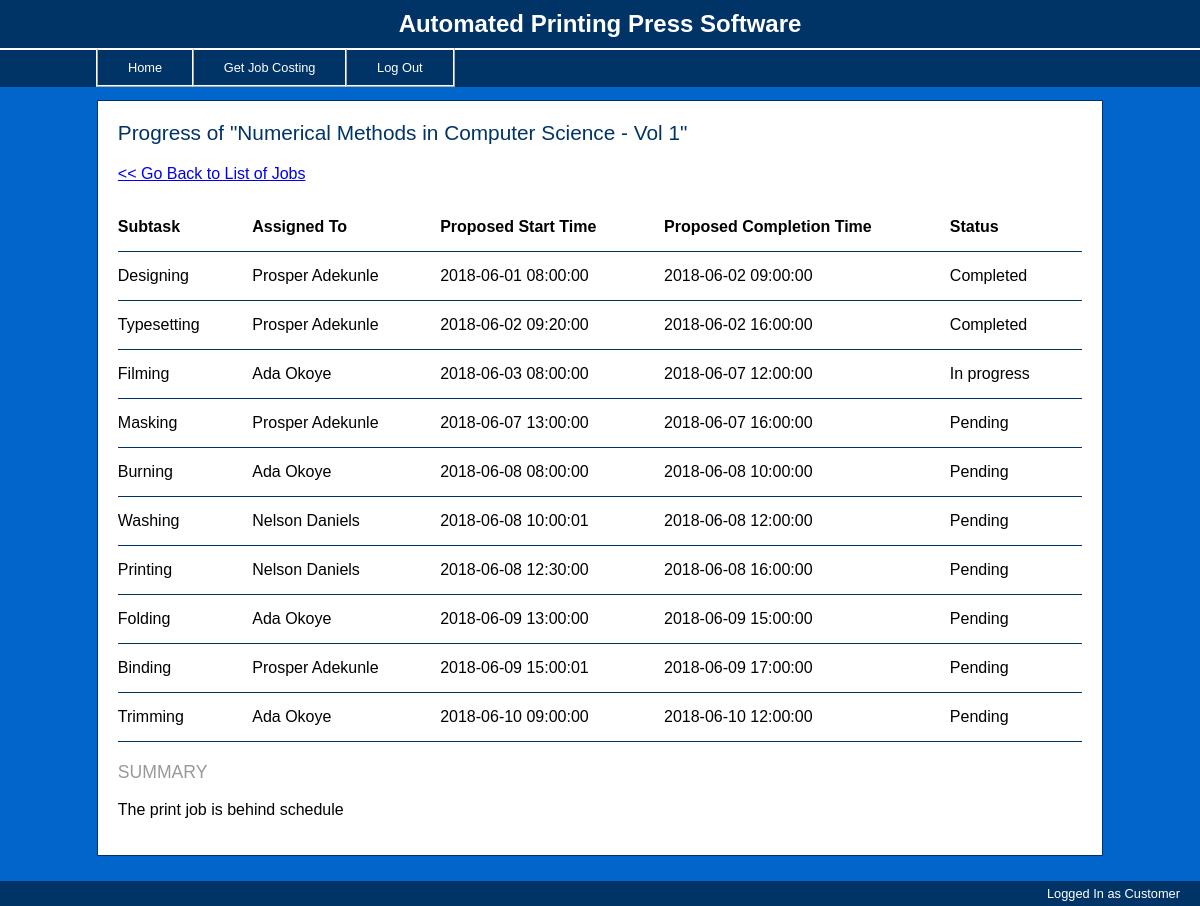
The app's page /progress_of_job.php?idOfRequiredJob=3 (signed in) with its own data.
### tables this page shows
CREATE TABLE print_jobs (
   print_job_id	INT( 11 ) NOT NULL AUTO_INCREMENT,
   customer_emailaddress	VARCHAR( 50 ),
   print_job_type_id INT( 11 ),
   print_job_name	VARCHAR( 100 ),
   print_job_registrationtime	DATETIME,
   print_job_percentdone	INT( 3 ),
   PRIMARY KEY ( print_job_id ),
   FOREIGN KEY ( customer_emailaddress ) REFERENCES customers( customer_emailaddress ),
   FOREIGN KEY ( print_job_type_id ) REFERENCES print_job_types( print_job_type_id )
);

CREATE TABLE scheduled_subtasks (
   print_job_id	INT( 11 ),
   subtask_id	INT( 11 ),
   member_of_staff_id	INT( 11 ),
   scheduled_subtask_serialnumber	INT( 11 ),
   scheduled_subtask_proposedstarttime	DATETIME,
   scheduled_subtask_proposedcompletiontime	DATETIME,
   scheduled_subtask_completionstatus	ENUM( 'Completed', 'In progress', 'Pending' ) DEFAULT 'Pending',
   PRIMARY KEY ( print_job_id, subtask_id ),
   FOREIGN KEY ( print_job_id ) REFERENCES print_jobs( print_job_id ),
   FOREIGN KEY ( subtask_id ) REFERENCES subtasks( subtask_id ),
   FOREIGN KEY ( member_of_staff_id ) REFERENCES members_of_staff( member_of_staff_id )
);

### progress_of_job.php (called while the page is built, shortened)
<?php
$urlOfPageContainingListOfJobs =
   userIsLoggedInAsCustomer() ? 'list_of_jobs_sent_by_customer.php' : 'list_of_jobs_in_print_shop.php';
$linkForGoingBack = buildLinkThatLooksLikeLink( '&lt;&lt; Go Back to List of Jobs', $urlOfPageContainingListOfJobs );
$pageContents = buildLevel2HeadingAppendedWithNameOfRequiredJob( 'Progress of ' );
$pageContents .= buildDivision( $linkForGoingBack );
$pageContents .= buildDetailedProgressOfRequiredJob();
$pageContents .= buildSummarisedProgressOfRequiredJob();
display( $pageContents );
?>

### libraries/library_of_database_functions.php (called while the page is built, shortened)
<?php
function retrieveNameOfJob( $idOfJob )
{
   $query = 'SELECT print_job_name FROM print_jobs WHERE print_job_id = "' . $idOfJob . '"';
   $rowsFromResultOfQuery = queryDatabase( $query );
   return getColumnValueFromFirstRow( $rowsFromResultOfQuery, 'print_job_name' );
}
function queryDatabase( $query )
{
   $handleToDatabase = establishDatabaseConnection();
   $resultOfQuery = mysqli_query( $handleToDatabase, $query ) or die( buildErrorMessageForDatabaseQueryFailure() );
   $rowsFromResultOfQuery = array();
   $row = mysqli_fetch_assoc( $resultOfQuery );
   while ( $row != NULL ) {
      $rowsFromResultOfQuery[] = $row;
      $row = mysqli_fetch_assoc( $resultOfQuery );
   }
   return $rowsFromResultOfQuery;
}
function establishDatabaseConnection()
{
   $handleToDatabase =
      mysqli_connect( 'localhost', 'ifechukwu', 'password', 'apps_database' ) or
      die( buildErrorMessageForDatabaseConnectionFailure() );
   return $handleToDatabase;
}
function getColumnValueFromFirstRow( $rowsFromResultOfQuery, $nameOfColumn )
{
   if ( sizeof( $rowsFromResultOfQuery ) == 0 ) {
      return NO_ROW_FOUND;
   }
   else {
      $firstRow = $rowsFromResultOfQuery[INDEX_OF_FIRST_ROW];
      return $firstRow[$nameOfColumn];
   }
}
?>

### libraries/library_of_boolean_functions.php (called while the page is built, shortened)
<?php
function userIsLoggedInAsCustomer()
{
   return
      isset( $_SESSION['loginStatus'] ) && $_SESSION['loginStatus'] == LOGGED_IN_AS_CUSTOMER &&
      isset( $_SESSION['idOfLoggedInUser'] );
}
?>

### libraries/library_of_output_functions.php (the view, shortened to what this page needs)
<?php
function buildDetailedProgressOfRequiredJob()
{
   $tableRowsOfDetailedProgress = array();
   $contentsOfTableHeaderRow =
      array( 'Subtask', 'Assigned To', 'Proposed Start Time', 'Proposed Completion Time', 'Status' );
   $tableRowsOfDetailedProgress[] = buildTableHeaderRow( $contentsOfTableHeaderRow );
   $rowsOfDataAboutScheduledSubtasks = retrieveRowsOfDataAboutSubtasksScheduledForJob( $_GET['idOfRequiredJob'] );
   for ( $i = 0; $i < sizeof( $rowsOfDataAboutScheduledSubtasks ); $i++ ) {
      $row = $rowsOfDataAboutScheduledSubtasks[$i];
      $nameOfSubtask = retrieveNameOfSubtask( $row['subtask_id'] );
      $nameOfMemberOfStaff = retrieveNameOfMemberOfStaff( $row['member_of_staff_id'] );
      $proposedStartTime = $row['scheduled_subtask_proposedstarttime'];
      $proposedCompletionTime = $row['scheduled_subtask_proposedcompletiontime'];
      $completionStatus = $row['scheduled_subtask_completionstatus'];
      $contentsOfTableRow =
         array( $nameOfSubtask, $nameOfMemberOfStaff, $proposedStartTime, $proposedCompletionTime, $completionStatus );
      $tableRowsOfDetailedProgress[] = buildTableRow( $contentsOfTableRow );
   }
   return buildTable( $tableRowsOfDetailedProgress );
}
function buildSummarisedProgressOfRequiredJob()
{
   $dataAboutScheduledSubtaskThatIsInProgress =
      retrieveDataAboutSubtaskScheduledForJobAndIsInProgress( $_GET['idOfRequiredJob'] );
   $proposedCompletionTimeOfScheduledSubtaskThatIsInProgress =
      $dataAboutScheduledSubtaskThatIsInProgress['scheduled_subtask_proposedcompletiontime'];
   $proposedStartTimeOfScheduledSubtaskThatIsInProgress =
      $dataAboutScheduledSubtaskThatIsInProgress['scheduled_subtask_proposedstarttime'];
   $currentTime = date( 'Y-m-d H:i:s' );
   if ( determineWhichTimeIsEarlier( $currentTime, $proposedStartTimeOfScheduledSubtaskThatIsInProgress ) ==
      TIME_1_IS_EARLIER )
   {
      $summaryOfProgress = 'ahead of schedule';
   }
   else if ( determineWhichTimeIsEarlier( $proposedCompletionTimeOfScheduledSubtaskThatIsInProgress, $currentTime ) ==
      TIME_1_IS_EARLIER )
   {
      $summaryOfProgress = 'behind schedule';
   }
   else {
      $summaryOfProgress = 'in line with schedule';
   }
   $summarisedProgressOfRequiredJob = buildLevel3Heading( 'SUMMARY' );
   $summarisedProgressOfRequiredJob .= buildParagraph( 'The print job is ' . $summaryOfProgress );
   return $summarisedProgressOfRequiredJob;
}
function buildLevel2HeadingAppendedWithNameOfRequiredJob( $text )
{
   $nameOfRequiredJob = retrieveNameOfJob( $_GET['idOfRequiredJob'] );
   $text .= '"' . $nameOfRequiredJob . '"';
   return buildLevel2Heading( $text );
}
function buildLevel2Heading( $text )
{
   return '
         <h2>' . $text . '</h2>
   ';
}
function buildLevel3Heading( $text )
{
   return '
         <h3>' . $text . '</h3>
   ';
}
function buildParagraph( $text )
{
   return '
         <p>' . $text . '</p>
   ';
}
function buildLinkThatLooksLikeLink( $text, $href )
{
   return '<a href="' . $href . '" class="apps-link">' . $text . '</a>';
}
function buildDivision( $text )
{
   return '
         <div>
            ' . $text . '
         </div>
   ';
}
function buildTableHeaderRow( $contentsForTableHeaderRow )
{
   $numberOfColumns = sizeof( $contentsForTableHeaderRow );
   $tableHeaderRow = '
               <tr>';
   foreach ( $contentsForTableHeaderRow as $key => $content ) {
      $tableHeaderRow .= '
                  <th class="one-of-' . $numberOfColumns . '-columns">' . $content . '</th>';
   }
   $tableHeaderRow .= '
               </tr>
   ';
   return $tableHeaderRow;
}
function buildTableRow( $contentsForTableRow, $id = NULL )
{
   $numberOfColumns = sizeof( $contentsForTableRow );
   $tableRow = '
               <tr' . ( $id == NULL ? '' : ' id="' . $id . '"' ) . '>';
   foreach ( $contentsForTableRow as $key => $content ) {
      $tableRow .= '
                  <td class="one-of-' . $numberOfColumns . '-columns">' . $content . '</td>';
   }
   $tableRow .= '
               </tr>
   ';
   return $tableRow;
}
function buildTable( $tableRows )
{
   $table = '
         <div class="apps-container-for-table">
            <table>';
   foreach ( $tableRows as $key => $tableRow ) {
      $table .= $tableRow;
   }
   $table .= '
            </table>
         </div>
   ';
   return $table;
}
function display( $pageContents )
{
   echo buildEntirePage( $pageContents );
}
function buildEntirePage( $pageContents )
{
   $titleOfCurrentPage = buildTitleOfCurrentPage();
   $menuBar = buildMenuBar();
   $paragraphContainingLoginStatus = buildParagraphContainingLoginStatus();
   return '
<!DOCTYPE html>
<html>
   <head>
      ' . $titleOfCurrentPage . '
      <link href="stylesheets/main_stylesheet.css" rel="stylesheet" type="text/css" />
   </head>
   <body>
      <header class="apps-main-header">
         <h1><a href="index.php">Automated Printing Press Software</a></h1>
      </header>
      ' . $menuBar . '
      <div class="apps-main-container">
         ' . $pageContents . '
      </div>
      <footer class="apps-main-footer">
         ' . $paragraphContainingLoginStatus . '
      </footer>
   </body>
</html>
   ';
}
function buildTitleOfCurrentPage()
{
   $filenameOfCurrentPage = basename( $_SERVER['PHP_SELF'] );
   switch ( $filenameOfCurrentPage ) {
      case 'progress_of_job.php':
         $titleOfCurrentPage = 'Print Job Progress';
         break;
   }
   return '<title>' . $titleOfCurrentPage . ' | Automated Printing Press Software</title>';
}
function buildMenuBar()
{
   if ( userIsLoggedInAsCustomer() ) {
      return '
      <nav class="apps-main-menu">
         <ul>
            <li><a href="index.php">Home</a></li>
            <li><a href="first_step_of_job_costing.php">Get Job Costing</a></li>
            <li><a href="log_out.php">Log Out</a></li>
         </ul>
      </nav>';
   }
}
function buildParagraphContainingLoginStatus()
{
   if ( userIsLoggedInAsCustomer() ) {
      $loginStatus = 'Logged In as Customer';
   }
   return '<p>' . $loginStatus . '</p>';
}
?>

### stylesheets/main_stylesheet.css (style rules this page uses)
* { box-sizing: border-box; }
body { font-size: 16px; font-family: sans-serif; background-color: #0066cc; }
.apps-main-header { position: fixed; top: 0; left: 0; width: 100%; height: 50px; background-color: #003366; padding-top: 10px; border-bottom: 2px solid white; color: white; }
.apps-main-header>h1 { margin: 0; font-size: 1.5em; text-align: center; }
.apps-main-header>h1>a { text-decoration: none; color: white; font-weight: bolder; }
.apps-main-menu { background-color: #003366; position: fixed; width: 100%; padding: 0 0 0 8%; top: 50px; left: 0; font-size: 0.8em; }
.apps-main-menu li { display: inline-block; margin: -2px -6px 0 0; }
.apps-main-menu a { display: block; background-color: #003366; border: 2px ridge white; padding: 10px 30px; margin: 0; color: white; text-decoration: none; }
.apps-main-container { width: 85%; margin: 100px auto 50px auto; padding: 20px; background-color: white; border: 1px solid #003366; overflow: auto; }
.apps-main-footer { position: fixed; bottom: 0; left: 0; width: 100%; padding: 5px 20px; background-color: #003366; color: white; }
.apps-main-footer p { text-align: right; font-size: 0.8em; margin: 0; }
h2 { margin: 0; color: #003366; font-size: 1.3em; font-weight: lighter; }
h3 { color: #999; font-size: 1.1em; font-weight: lighter; }
nav>ul>li { display: inline-block; margin-right: -5px; }
ul { list-style-type: none; padding: 0; margin: 0; }
.apps-container-for-table { overflow-x: auto; }
table { border-collapse: collapse; width: 100%; }
tr { width: 100%; }
th { text-align: left; }
td, th { border-bottom: 1px solid #003366; padding: 15px 30px 15px 0; }
div { margin: 20px 0; }

### records on screen
print_jobs: print_job_name "Progress of \"Numerical Methods in Computer Science - Vol 1\""
scheduled_subtasks: scheduled_subtask_proposedstarttime "2018-06-01 08:00:00", scheduled_subtask_proposedcompletiontime "2018-06-02 09:00:00", scheduled_subtask_completionstatus "Completed"
scheduled_subtasks: scheduled_subtask_proposedstarttime "2018-06-02 09:20:00", scheduled_subtask_proposedcompletiontime "2018-06-02 16:00:00", scheduled_subtask_completionstatus "Completed"
scheduled_subtasks: scheduled_subtask_proposedstarttime "2018-06-03 08:00:00", scheduled_subtask_proposedcompletiontime "2018-06-07 12:00:00", scheduled_subtask_completionstatus "In progress"
scheduled_subtasks: scheduled_subtask_proposedstarttime "2018-06-07 13:00:00", scheduled_subtask_proposedcompletiontime "2018-06-07 16:00:00", scheduled_subtask_completionstatus "Pending"
scheduled_subtasks: scheduled_subtask_proposedstarttime "2018-06-08 08:00:00", scheduled_subtask_proposedcompletiontime "2018-06-08 10:00:00", scheduled_subtask_completionstatus "Pending"
scheduled_subtasks: scheduled_subtask_proposedstarttime "2018-06-08 10:00:01", scheduled_subtask_proposedcompletiontime "2018-06-08 12:00:00", scheduled_subtask_completionstatus "Pending"
scheduled_subtasks: scheduled_subtask_proposedstarttime "2018-06-08 12:30:00", scheduled_subtask_proposedcompletiontime "2018-06-08 16:00:00", scheduled_subtask_completionstatus "Pending"
scheduled_subtasks: scheduled_subtask_proposedstarttime "2018-06-09 13:00:00", scheduled_subtask_proposedcompletiontime "2018-06-09 15:00:00", scheduled_subtask_completionstatus "Pending"
scheduled_subtasks: scheduled_subtask_proposedstarttime "2018-06-09 15:00:01", scheduled_subtask_proposedcompletiontime "2018-06-09 17:00:00", scheduled_subtask_completionstatus "Pending"
scheduled_subtasks: scheduled_subtask_proposedstarttime "2018-06-10 09:00:00", scheduled_subtask_proposedcompletiontime "2018-06-10 12:00:00", scheduled_subtask_completionstatus "Pending"

### other values on screen
$text "<< Go Back to List of Jobs"
$content "Subtask"
$content "Assigned To"
$content "Proposed Start Time"
$content "Proposed Completion Time"
$content "Status"
$content "Designing"
$content "Prosper Adekunle"
$content "Typesetting"
$content "Filming"
$content "Ada Okoye"
$content "Masking"
$content "Burning"
$content "Washing"
$content "Nelson Daniels"
